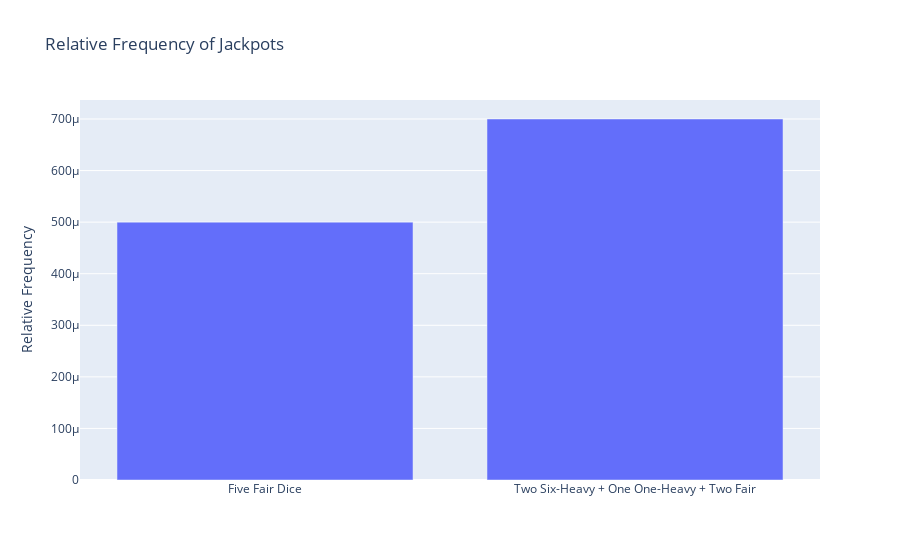

Notebook cell for this chart:
### Code cell
data = [go.Bar(x=['Five Fair Dice', 'Two Six-Heavy + One One-Heavy + Two Fair'], y=[fands_freq, cheat_freq])]

layout = go.Layout(title='Relative Frequency of Jackpots', yaxis=dict(title='Relative Frequency'))

fig = go.Figure(data=data, layout=layout)

fig.show()

### Figure 1 — Plotly figure (JSON) as saved in the notebook; plotly's stock layout.template omitted (floating-point values rounded to 4 significant figures)
{"data": [{"type": "bar", "x": ["Five Fair Dice", "Two Six-Heavy + One One-Heavy + Two Fair"], "y": [0.0005, 0.0007]}], "layout": {"title": {"text": "Relative Frequency of Jackpots"}, "yaxis": {"title": {"text": "Relative Frequency"}}}}
